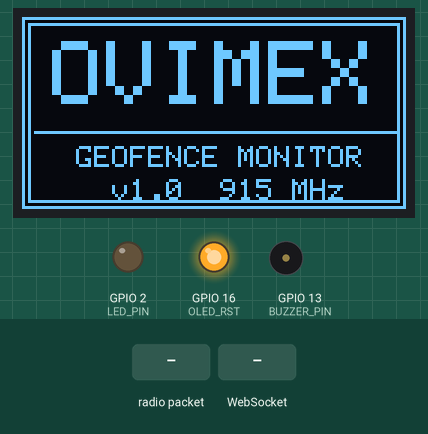
This program was run on a simulated ESP32. Parts: 128×64 one-colour display, output pins drawn as LEDs (lit = HIGH), buzzer (waves = sounding, pin HIGH). The test bench sets the inputs (shaded band). WiFi joins after 1.5 s; servers stay silent unless stated; no radio packets arrive unless stated; what the program prints to the serial monitor is not drawn.

Above: at 0.4 s.
At 6.1 s:
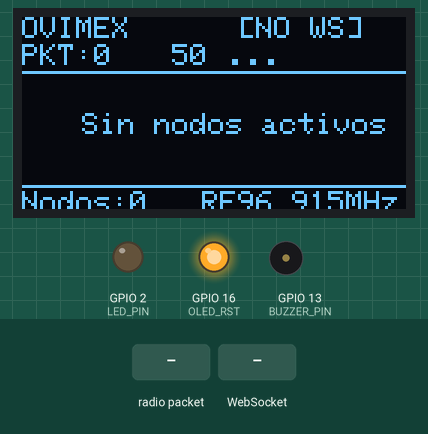
6.2 s: radio packet "1" arrives
At 7.7 s:
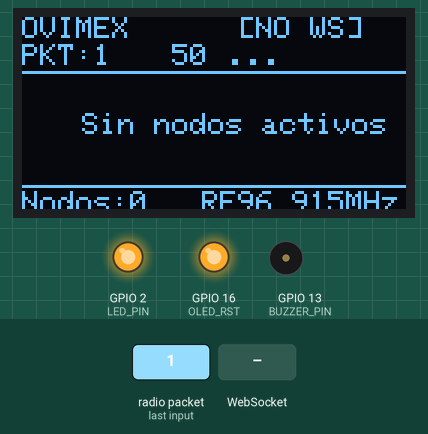
8.0 s: WebSocket text "1" received
At 9.6 s:
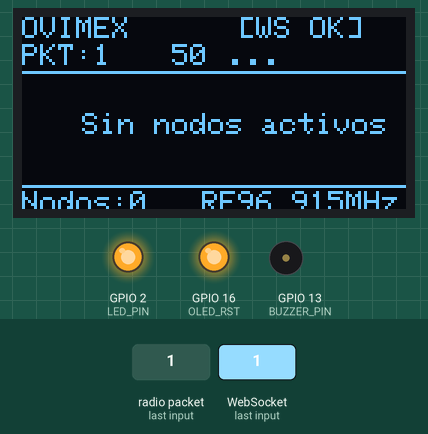
10.0 s: radio packet "0" arrives
At 10.7 s:
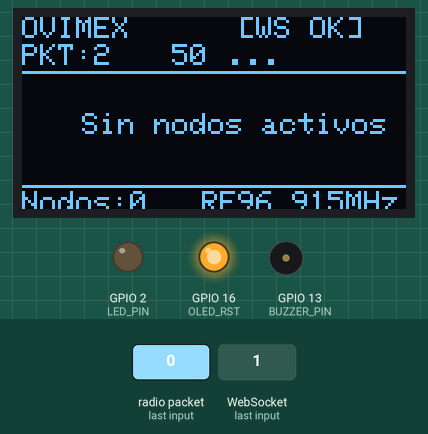
Timing chart, 0 to 13.0 s (numbered marks = the images above; inputs shaded):
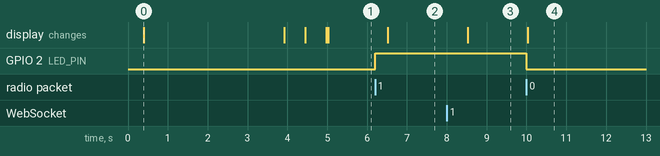

The program:

main.cpp
```cpp
/**
 * ============================================================
 *  GEOFENCE GATEWAY — LILYGO LoRa32 V1.3
 *
 *  Pines internos de la placa:
 *
 *  LoRa SX1276 (RF96):
 *    CS   = GPIO18
 *    RST  = GPIO14   ← diferente al V2.1 (que usa GPIO23)
 *    DIO0 = GPIO26
 *    SCK  = GPIO5
 *    MOSI = GPIO27
 *    MISO = GPIO19
 *
 *  OLED SSD1306 128x64:
 *    SDA  = GPIO4    ← diferente al V2.1 (que usa GPIO21)
 *    SCL  = GPIO15   ← diferente al V2.1 (que usa GPIO22)
 *    RST  = GPIO16   ← pin de reset por software de la OLED
 *
 *  LED  = GPIO2  (activo HIGH, LED azul integrado)
 *
 *  Buzzer externo:
 *    +    = GPIO13
 *    -    = GND
 *    (usa transistor NPN si el buzzer consume >40mA)
 * ============================================================
 */

#include <Arduino.h>
#include <SPI.h>
#include <Wire.h>
#include <LoRa.h>
#include <WiFi.h>
#include <WebSocketsClient.h>
#include <ArduinoJson.h>
#include <Adafruit_GFX.h>
#include <Adafruit_SSD1306.h>
#include "soc/rtc_cntl_reg.h"

// ── Wi-Fi ──────────────────────────────────────────────────
const char* WIFI_SSID = "UAM-ROBOTICA";
const char* WIFI_PASS = "m4nt32024uat";

// ── Servidor Python ────────────────────────────────────────
const char* WS_HOST  = "192.168.200.136";  // IP de tu PC
const uint16_t WS_PORT = 8766;
const char* WS_PATH  = "/gateway";

// ── LoRa SX1276 — pines LILYGO LoRa32 V1.3 ────────────────
#define LORA_SCK     5
#define LORA_MISO    19
#define LORA_MOSI    27
#define LORA_CS      18
#define LORA_RST     14    // ← V1.3 usa GPIO14 (V2.1 usa GPIO23)
#define LORA_DIO0    26
#define LORA_FREQ    915E6

// ── OLED SSD1306 — pines LILYGO LoRa32 V1.3 ───────────────
#define OLED_SDA     4     // ← V1.3 usa GPIO4  (V2.1 usa GPIO21)
#define OLED_SCL     15    // ← V1.3 usa GPIO15 (V2.1 usa GPIO22)
#define OLED_RST     16    // ← V1.3 tiene reset por software
#define OLED_ADDR    0x3C
#define SCREEN_W     128
#define SCREEN_H     64
Adafruit_SSD1306 display(SCREEN_W, SCREEN_H, &Wire, OLED_RST);

// ── LED y Buzzer ───────────────────────────────────────────
#define LED_PIN      2     // LED azul integrado
#define BUZZER_PIN   13    // Buzzer externo con NPN

// ── Estado global ──────────────────────────────────────────
WebSocketsClient wsClient;
bool wsConnected  = false;
bool wifiOk       = false;
uint32_t pktCount = 0;

// ── Nodos activos (máx 5) ──────────────────────────────────
#define MAX_NODES 5
struct NodeInfo {
    char     id[16];
    float    lat, lon;
    int      rssi;
    bool     inside;
    bool     hasGeofence;
    uint32_t lastSeen;
    bool     active;
};
NodeInfo nodes[MAX_NODES];

int findOrCreateNode(const char* id) {
    for (int i = 0; i < MAX_NODES; i++)
        if (nodes[i].active && strcmp(nodes[i].id, id) == 0) return i;
    for (int i = 0; i < MAX_NODES; i++)
        if (!nodes[i].active) {
            strncpy(nodes[i].id, id, 15);
            nodes[i].id[15]      = '\0';
            nodes[i].active      = true;
            nodes[i].hasGeofence = false;
            nodes[i].inside      = true;
            return i;
        }
    return 0;
}

// ── Cola TX ────────────────────────────────────────────────
struct TxItem { char data[128]; };
TxItem txQueue[4];
int txHead = 0, txTail = 0;

void enqueueTx(const char* data) {
    int next = (txTail + 1) % 4;
    if (next == txHead) return;
    strncpy(txQueue[txTail].data, data, 127);
    txQueue[txTail].data[127] = '\0';
    txTail = next;
}

// ═══════════════════════════════════════════════════════════
//  BUZZER
// ═══════════════════════════════════════════════════════════
void updateBuzzer() {
    bool anyOutside = false;
    for (int i = 0; i < MAX_NODES; i++) {
        if (!nodes[i].active)      continue;
        if (!nodes[i].hasGeofence) continue;
        bool stale = (millis() - nodes[i].lastSeen) > 15000;
        if (!stale && !nodes[i].inside) { anyOutside = true; break; }
    }

    if (!anyOutside) {
        digitalWrite(BUZZER_PIN, LOW);
        return;
    }

    // Patrón 200ms ON / 200ms OFF
    static unsigned long lastToggle = 0;
    static bool buzzerState = false;
    if (millis() - lastToggle >= 200) {
        buzzerState = !buzzerState;
        digitalWrite(BUZZER_PIN, buzzerState ? HIGH : LOW);
        lastToggle = millis();
    }
}

// ═══════════════════════════════════════════════════════════
//  OLED — Pantallas
// ═══════════════════════════════════════════════════════════
void oledSplash() {
    display.clearDisplay();
    display.drawRect(0, 0, 128, 64, SSD1306_WHITE);
    display.drawRect(2, 2, 124, 60, SSD1306_WHITE);

    display.setTextSize(3);
    display.setTextColor(SSD1306_WHITE);
    display.setCursor(10, 8);
    display.print("OVIMEX");

    display.drawLine(4, 38, 124, 38, SSD1306_WHITE);

    display.setTextSize(1);
    display.setCursor(18, 43);
    display.print("GEOFENCE MONITOR");
    display.setCursor(30, 54);
    display.print("v1.0  915 MHz");

    display.display();
    delay(3000);
}

void oledConnecting(const char* ssid) {
    display.clearDisplay();
    display.drawRect(0, 0, 128, 64, SSD1306_WHITE);

    display.setTextSize(1);
    display.setTextColor(SSD1306_WHITE);
    display.setCursor(4, 4);
    display.print("OVIMEX GATEWAY");
    display.drawLine(0, 14, 128, 14, SSD1306_WHITE);

    display.setCursor(4, 18);
    display.print("Conectando WiFi...");
    display.setCursor(4, 30);
    display.print(ssid);

    static int dots = 0;
    display.setCursor(4, 46);
    for (int i = 0; i < (dots % 4); i++) display.print(".");
    dots++;

    display.display();
}

void oledMain() {
    display.clearDisplay();

    // ── Cabecera ──────────────────────────────────────────
    display.setTextSize(1);
    display.setTextColor(SSD1306_WHITE);
    display.setCursor(0, 0);
    display.print("OVIMEX");

    display.setCursor(72, 0);
    if (wsConnected)       display.print("[WS OK]");
    else if (wifiOk)       display.print("[NO WS]");
    else                   display.print("[NO WIFI]");

    display.setCursor(0, 9);
    display.print("PKT:");
    display.print(pktCount);

    if (wifiOk) {
        display.setCursor(50, 9);
        String ip = WiFi.localIP().toString();
        display.print(ip.substring(ip.lastIndexOf('.') + 1)); // solo último octeto
        display.print(" ...");
    }

    display.drawLine(0, 18, 128, 18, SSD1306_WHITE);

    // ── Lista de nodos ────────────────────────────────────
    int y = 21;
    int activeCount = 0;

    for (int i = 0; i < MAX_NODES; i++) {
        if (!nodes[i].active) continue;
        bool stale = (millis() - nodes[i].lastSeen) > 15000;

        display.setCursor(0, y);

        if (stale) {
            display.print("? ");
        } else if (!nodes[i].hasGeofence) {
            display.print("~ ");
        } else if (nodes[i].inside) {
            display.print("* ");
        } else {
            // Parpadeo invertido para alerta
            bool blink = (millis() / 400) % 2;
            if (blink) {
                display.fillRect(0, y - 1, 10, 9, SSD1306_WHITE);
                display.setTextColor(SSD1306_BLACK);
                display.setCursor(0, y);
                display.print("!");
                display.setTextColor(SSD1306_WHITE);
                display.setCursor(10, y);
            } else {
                display.print("! ");
            }
        }

        char shortId[9];
        strncpy(shortId, nodes[i].id, 8);
        shortId[8] = '\0';
        display.print(shortId);

        display.setCursor(76, y);
        display.print(nodes[i].rssi);
        display.print("dB");

        display.setCursor(104, y);
        if (stale)                       display.print("OFF");
        else if (!nodes[i].hasGeofence)  display.print("---");
        else if (nodes[i].inside)        display.print("IN ");
        else                             display.print("OUT");

        y += 10;
        activeCount++;
        if (y > 56) break;
    }

    if (activeCount == 0) {
        display.setCursor(20, 32);
        display.print("Sin nodos activos");
    }

    display.drawLine(0, 56, 128, 56, SSD1306_WHITE);
    display.setCursor(0, 58);
    display.print("Nodos:");
    display.print(activeCount);
    display.setCursor(60, 58);
    display.print("RF96 915MHz");

    display.display();
}

// ═══════════════════════════════════════════════════════════
//  WebSocket
// ═══════════════════════════════════════════════════════════
void onWsEvent(WStype_t type, uint8_t* payload, size_t length) {
    switch (type) {
        case WStype_CONNECTED:
            wsConnected = true;
            digitalWrite(LED_PIN, HIGH);
            Serial.println("[WS] Conectado");
            wsClient.sendTXT("{\"type\":\"gateway\"}");
            break;

        case WStype_DISCONNECTED:
            wsConnected = false;
            digitalWrite(LED_PIN, LOW);
            Serial.println("[WS] Desconectado");
            break;

        case WStype_TEXT: {
            Serial.printf("[WS→LoRa] %s\n", payload);
            enqueueTx((const char*)payload);

            JsonDocument doc;
            if (deserializeJson(doc, payload) == DeserializationError::Ok) {
                if (doc.containsKey("id") && doc.containsKey("inside")) {
                    int idx = findOrCreateNode(doc["id"]);
                    nodes[idx].inside      = (doc["inside"].as<int>() == 1);
                    nodes[idx].hasGeofence = true;
                    nodes[idx].lastSeen    = millis();
                }
            }
            break;
        }
        default: break;
    }
}

// ═══════════════════════════════════════════════════════════
//  LoRa
// ═══════════════════════════════════════════════════════════
void initLoRa() {
    SPI.begin(LORA_SCK, LORA_MISO, LORA_MOSI, LORA_CS);
    LoRa.setPins(LORA_CS, LORA_RST, LORA_DIO0);

    while (!LoRa.begin(LORA_FREQ)) {
        Serial.println("[LoRa] Error RF96, reintentando...");
        display.clearDisplay();
        display.setTextSize(1);
        display.setCursor(4, 28);
        display.print("ERROR: LoRa RF96");
        display.display();
        delay(1000);
    }

    LoRa.setSpreadingFactor(7);
    LoRa.setSignalBandwidth(125E3);
    LoRa.setCodingRate4(5);
    LoRa.receive();
    Serial.println("[LoRa] RF96 OK @ 915 MHz");
}

unsigned long lastTxAttempt = 0;

void processTxQueue() {
    if (txHead == txTail) return;
    if (millis() - lastTxAttempt < 150) return;
    lastTxAttempt = millis();
    LoRa.beginPacket();
    LoRa.print(txQueue[txHead].data);
    LoRa.endPacket(true);
    Serial.printf("[LoRa TX] %s\n", txQueue[txHead].data);
    txHead = (txHead + 1) % 4;
}

// ═══════════════════════════════════════════════════════════
//  Wi-Fi
// ═══════════════════════════════════════════════════════════
void connectWiFi() {
    WiFi.begin(WIFI_SSID, WIFI_PASS);
    Serial.printf("[WiFi] Conectando a %s", WIFI_SSID);
    int tries = 0;
    while (WiFi.status() != WL_CONNECTED && tries < 40) {
        delay(500);
        Serial.print(".");
        oledConnecting(WIFI_SSID);
        tries++;
    }
    wifiOk = (WiFi.status() == WL_CONNECTED);
    if (wifiOk)
        Serial.printf("\n[WiFi] IP: %s\n", WiFi.localIP().toString().c_str());
    else
        Serial.println("\n[WiFi] Timeout — continuando sin red");
}

// ═══════════════════════════════════════════════════════════
//  SETUP
// ═══════════════════════════════════════════════════════════
void setup() {
    WRITE_PERI_REG(RTC_CNTL_BROWN_OUT_REG, 0); // Deshabilitar brownout detector
    Serial.begin(115200);
    while (!Serial) delay(10);
    delay(300);

    pinMode(LED_PIN,    OUTPUT); digitalWrite(LED_PIN, LOW);
    pinMode(BUZZER_PIN, OUTPUT); digitalWrite(BUZZER_PIN, LOW);

    // Reset OLED por software (necesario en V1.3)
    pinMode(OLED_RST, OUTPUT);
    digitalWrite(OLED_RST, LOW);
    delay(20);
    digitalWrite(OLED_RST, HIGH);
    delay(20);

    // Inicializar OLED con pines correctos del V1.3
    Wire.begin(OLED_SDA, OLED_SCL);
    if (!display.begin(SSD1306_SWITCHCAPVCC, OLED_ADDR, false, false)) {
        Serial.println("[OLED] ERROR al inicializar");
    }
    display.setTextWrap(false);
    oledSplash();

    memset(nodes, 0, sizeof(nodes));

    connectWiFi();
    initLoRa();

    if (wifiOk) {
        wsClient.begin(WS_HOST, WS_PORT, WS_PATH);
        wsClient.onEvent(onWsEvent);
        wsClient.setReconnectInterval(3000);
        wsClient.enableHeartbeat(15000, 3000, 2);
        wsClient.setExtraHeaders("Origin: http://localhost");
    }

    Serial.println("[GATEWAY V1.3] Listo");
}

// ═══════════════════════════════════════════════════════════
//  LOOP
// ═══════════════════════════════════════════════════════════
unsigned long lastDisplayUpdate = 0;

void loop() {
    wsClient.loop();

    // Leer LoRa
    int pktSize = LoRa.parsePacket();
    if (pktSize > 0) {
        String raw = "";
        while (LoRa.available()) raw += (char)LoRa.read();
        int rssi = LoRa.packetRssi();

        Serial.printf("[LoRa RX] %s | RSSI=%d\n", raw.c_str(), rssi);
        pktCount++;

        // Parpadeo LED
        digitalWrite(LED_PIN, !digitalRead(LED_PIN));

        JsonDocument doc;
        if (deserializeJson(doc, raw) == DeserializationError::Ok) {
            if (doc.containsKey("id")) {
                int idx = findOrCreateNode(doc["id"]);
                nodes[idx].lat      = doc["lat"] | 0.0f;
                nodes[idx].lon      = doc["lon"] | 0.0f;
                nodes[idx].rssi     = rssi;
                nodes[idx].lastSeen = millis();

                doc["rssi"] = rssi;
                char out[192];
                serializeJson(doc, out, sizeof(out));
                if (wsConnected) wsClient.sendTXT(out);
            }
        }
    }

    processTxQueue();
    updateBuzzer();

    // Actualizar OLED cada 500 ms
    if (millis() - lastDisplayUpdate >= 500) {
        lastDisplayUpdate = millis();
        oledMain();
    }

    // Reconectar WiFi
    if (WiFi.status() != WL_CONNECTED) {
        wifiOk = false;
        WiFi.reconnect();
        delay(1000);
    } else {
        wifiOk = true;
    }
}
```

Measured:
- after the input at 6.2 s, GPIO 2 (LED_PIN): LOW → HIGH at once; the display: changes after 0.32 s (image 2)
- after the input at 8.0 s, the display: changes after 0.53 s (image 3)
- after the input at 10.0 s, GPIO 2 (LED_PIN): HIGH → LOW at once; the display: changes at once (image 4)
- what the display in image 0 shows lasts 3.5 s, from 0.4 s to 3.9 s
